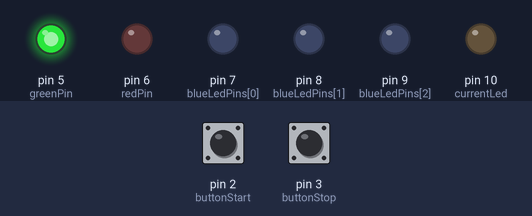
The program below on a simulated Arduino Uno, built with avr-gcc and run on an emulated ATmega328P. On the bench: output pins drawn as LEDs (lit = HIGH). Dashed ring = blinking. The inputs (shaded band) are chosen by the test bench; at power-on: pin 2 (buttonStart) HIGH, pin 3 (buttonStop) HIGH.

Above: at 1.2 s.
1.3 s: pin 2 (buttonStart) pulled LOW for 0.15 s
At 2.92 s:
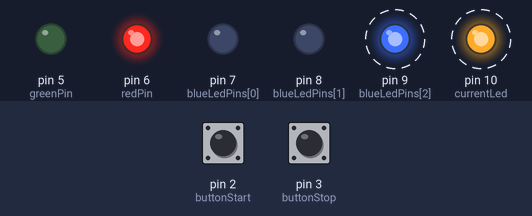
4.3 s: pin 3 (buttonStop) pulled LOW for 0.15 s
At 5.15 s:
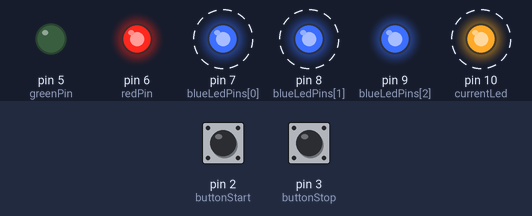
7.4 s: pin 2 (buttonStart) pulled LOW for 1 s
At 10.52 s:
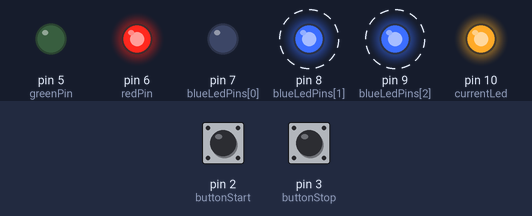
11.4 s: pin 3 (buttonStop) pulled LOW for 1 s
14.4 s: pin 2 (buttonStart) pulled LOW for 3.2 s
At 14.52 s:
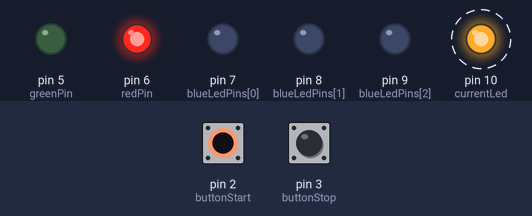
Timing chart, 0 to 20.1 s (numbered marks = the images above; inputs shaded):
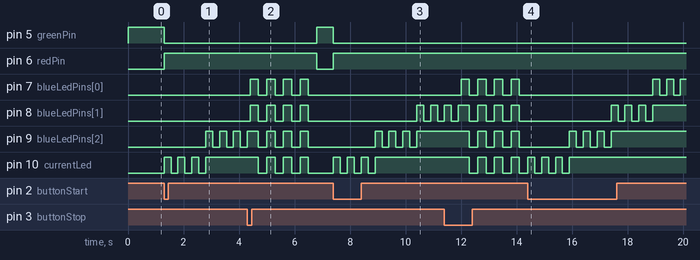

The program:

main.cpp
```cpp
#include <Arduino.h>

const int redPin = 6;
const int greenPin = 5; // Culorile led ului RGB
const int buttonStart = 2; // Buton de start
const int buttonStop = 3;  // Buton de stop
const int blueLedPins[] = {7, 8, 9, 10};//led urile albastre

unsigned int currentLed = 10; // icepem cu pin ul 10
bool processRunning = false;

void flashBlueLed(int ledPin);
void flashAllBlueLeds();
void turnOffAllBlueLeds();
void resetProcess();

void setup() {
    for (int i = 0; i < 4; i++) {
        pinMode(blueLedPins[i], OUTPUT);
    }

    pinMode(redPin, OUTPUT);
    pinMode(greenPin, OUTPUT);

    pinMode(buttonStart, INPUT_PULLUP);
    pinMode(buttonStop, INPUT_PULLUP);


    digitalWrite(greenPin, HIGH);
    digitalWrite(redPin, LOW);
    // las led ul verde pornit
} // stare initiala toate led urile stinde iar led ul RGB verde

void loop() {
    if (!processRunning) {
        digitalWrite(greenPin, HIGH);
        digitalWrite(redPin, LOW);
    } // aici verific ca led ul rgb sa se poata intoarce la culoarea verde in cazul in care procesul s a terminat

    if (digitalRead(buttonStart) == LOW) {
        processRunning = true;
        digitalWrite(greenPin, LOW);
        digitalWrite(redPin, HIGH); //procesul incepe si fac led ul rgb rosu

        for (int cycle = 0; cycle < 4; cycle++) {
            if (digitalRead(buttonStop) == LOW) {
                resetProcess();
                break;
            }//la ficare ciclu de aprins led ul albastru verific la inceput si la sfarsit daca butonul 2 de stop a fost apasat

            int ledFlashCount = 0;
            while (ledFlashCount < 3 && currentLed >= 7) {
                flashBlueLed(currentLed);
                ledFlashCount++;
            }//aici am implementat efectul de flash ca butoanele sa se aprinda

            if (currentLed >= 7) {
                digitalWrite(currentLed, HIGH);
            }//tine ultimul led aprins

            currentLed--;

            if (digitalRead(buttonStop) == LOW) {
                delay(100);
                if (digitalRead(buttonStop) == LOW) {
                    resetProcess();
                    break;
                }//verofic din nou daca butonul este apasat
            }
        }

        if (!processRunning) {
            flashAllBlueLeds();
        } else {
            flashAllBlueLeds();
        }//Aici folosesc iar efectul de flash daca am apasat butonul de stop sau s a terminat procesul

        digitalWrite(redPin, LOW);
        digitalWrite(greenPin, HIGH);
        processRunning = false;
    }
}
void flashBlueLed(int ledPin) {
    digitalWrite(ledPin, HIGH);
    delay(250);
    digitalWrite(ledPin, LOW);
    delay(250);
}

void flashAllBlueLeds() {
    for (int i = 0; i < 4; i++) {
        for (int j = 0; j < 4; j++) {
            digitalWrite(blueLedPins[j], HIGH);
        }
        delay(300);
        for (int j = 0; j < 4; j++) {
            digitalWrite(blueLedPins[j], LOW);
        }
        delay(300);
    }
}

void turnOffAllBlueLeds() {
    for (int i = 0; i < 4; i++) {
        digitalWrite(blueLedPins[i], LOW);
    }
}//stinge lumina


void resetProcess() {
    currentLed = 10;
    processRunning = false;
    turnOffAllBlueLeds();
}
```

Measured:
- after the input at 1.3 s, pin 5 (greenPin): HIGH → LOW at once; pin 6 (redPin): LOW → HIGH at once; pin 9 (blueLedPins[2]): alternates HIGH for 0.25 s and LOW for 0.25 s, starting after 1.5 s; pin 10 (currentLed): alternates HIGH for 0.25 s and LOW for 0.25 s, 7 changes in all, then stays HIGH, starting at once
- after the input at 4.3 s, pin 5 (greenPin): LOW → HIGH after 2.5 s; pin 6 (redPin): HIGH → LOW after 2.5 s; pin 10 (currentLed): alternates HIGH for 0.30 s and LOW for 0.30 s, 7 changes in all, then stays LOW, starting after 0.40 s
- after the input at 7.4 s, pin 5 (greenPin): HIGH → LOW at once; pin 6 (redPin): LOW → HIGH at once
- after the input at 14.4 s, pin 5 (greenPin): stays LOW (without the input it goes to HIGH after 0.00 s); pin 6 (redPin): stays HIGH (without the input it goes to LOW after 0.00 s)
- by itself, pin 7 (blueLedPins[0]), pin 8 (blueLedPins[1]): alternates HIGH for 0.30 s and LOW for 0.30 s, 8 changes in all, then stays LOW
